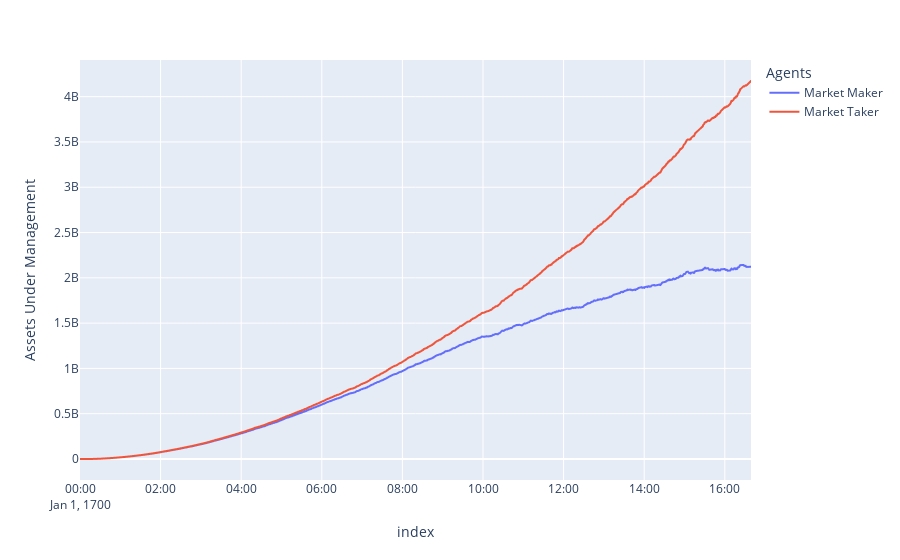

Source (notebook cell):
### Code cell
import plotly.express as px
import pandas as pd

df_plot = pd.DataFrame()
df_plot['Market Maker'] = mm_holdings['aum']
df_plot['Market Taker'] = mt_holdings['aum']
fig = px.line(df_plot,labels={'variable':'Agents','value':'Assets Under Management','dt':'Date'})
fig.show()

### Figure 1 — Plotly figure (JSON) as saved in the notebook; plotly's stock layout.template omitted (floating-point values rounded to 4 significant figures; data arrays with more than 128 entries replaced by an {"elided": "..."} marker saying what was removed)
{"data": [{"hovertemplate": "Agents=Market Maker<br>index=%{x}<br>Assets Under Management=%{y}<extra></extra>", "legendgroup": "Market Maker", "line": {"color": "#636efa", "dash": "solid"}, "marker": {"symbol": "circle"}, "mode": "lines", "name": "Market Maker", "showlegend": true, "type": "scattergl", "x": {"elided": "1000 str values"}, "xaxis": "x", "y": {"elided": "1000 float values"}, "yaxis": "y"}, {"hovertemplate": "Agents=Market Taker<br>index=%{x}<br>Assets Under Management=%{y}<extra></extra>", "legendgroup": "Market Taker", "line": {"color": "#EF553B", "dash": "solid"}, "marker": {"symbol": "circle"}, "mode": "lines", "name": "Market Taker", "showlegend": true, "type": "scattergl", "x": {"elided": "1000 str values"}, "xaxis": "x", "y": {"elided": "1000 float values"}, "yaxis": "y"}], "layout": {"legend": {"title": {"text": "Agents"}, "tracegroupgap": 0}, "margin": {"t": 60}, "xaxis": {"anchor": "y", "domain": [0, 1], "title": {"text": "index"}}, "yaxis": {"anchor": "x", "domain": [0, 1], "title": {"text": "Assets Under Management"}}}}
